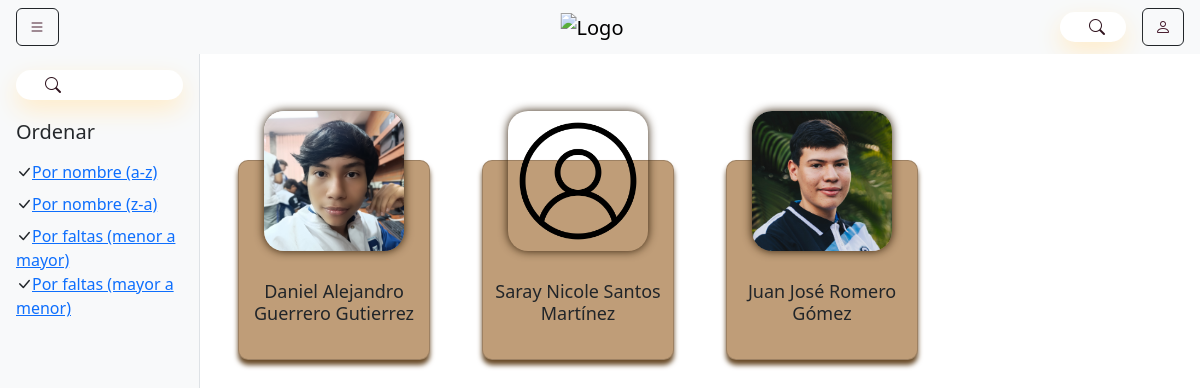
Page /estudiantes/29 (signed in) on the committed database.
### Modulos/Observador/models.py (models this page shows, shortened)
class Estudiante(models.Model):
    idEstudiante = models.AutoField(primary_key=True)
    tiposDocumentos = [
        ('T.I.', 'Tarjeta de Identidad'),
        ('C.C.', 'Cedula de Ciudadanía'),
        ('C.E.', 'Cedula de Extranjería')
    ]
    tipoDocumento = models.CharField(
        max_length=4, choices=tiposDocumentos, default='T.I.')
    documento = models.CharField(max_length=10, default=0)
    nombre = models.CharField(max_length=100)
    apellido = models.CharField(max_length=100)
    fechaNacimiento = models.DateField(null=True)
    correo = models.EmailField(max_length=100)
    contrasena = models.CharField(max_length=100)
    faltasTipo1 = models.IntegerField(default=0)
    faltasTipo2 = models.IntegerField(default=0)
    faltasTipo3 = models.IntegerField(default=0)
    totalFaltas = models.IntegerField(default=0)
    idColegio = models.ForeignKey(
        Colegio, on_delete=models.CASCADE, related_name="estudiantes", default=1)
    idGrado = models.ForeignKey(
        Grado, on_delete=models.CASCADE, null=True, blank=True)
    imagen_perfil = models.ImageField(
        upload_to='perfiles/', blank=True, null=True)
    class Meta:
        verbose_name = 'Estudiante'

### Modulos/Usuarios/views.py (the view)
# urls.py: path('estudiantes/<idGrado>', estudiantes, name="estudiantes"),
def estudiantes(request, idGrado):
    if not request.session.get('isLogged', False):
        return redirect('login')
    userType = request.session.get('userType', False)
    documentoIniciado = request.session.get('documento', False)
    if (userType == 'estudiante' or userType == 'acudiente'):
        return redirect('observador', documento=documentoIniciado)
    grado = get_object_or_404(Grado, idGrado=idGrado)
    estudiantes = Estudiante.objects.filter(idGrado=grado)
    query = request.GET.get('search', '')
    if query:
        estudiantes = estudiantes.filter(nombre__icontains=query)
    order_by = request.GET.get('order_by', '-totalFaltas')
    estudiantes = estudiantes.order_by(order_by)
    context = {
        'grado': grado,
        'estudiantes': estudiantes,
        'search_query': query,  # Pasar la consulta de búsqueda al contexto
        'order_by': order_by,   # Pasar el criterio de ordenamiento al contexto
    }
    return render(request, 'observador/estudiantes.html', context)

### Modulos/Usuarios/context_processors.py (called while the page is built)
def session_variables(request):
    return {
        'isLogged': request.session.get('isLogged', None),
        'userId': request.session.get('userId', None),
        'userType': request.session.get('userType', None),
        'userNombre': request.session.get('userNombre', None)
    }

### Modulos/Usuarios/templates/observador/estudiantes.html (shortened to what this page needs)
{% extends 'navSideBar.html' %}
{% block content %}
{% load static %}
<link rel="stylesheet" href="{% static 'css/stylesCarpetas.css' %}">
<div class="container-fluid pt-5 mt-4">
    <div class="row">
        <div class="col-md-2 bg-light p-3 border-end filtrar" id="sidebar" style="height: 100%;">
            <div class="box transition-box" style="margin-bottom: 20px;">
                <form action="{% url 'buscarEstudiantes' %}" method="get" style="display: flex; align-items: center;">
                    <input type="text" name="search" placeholder="Buscar..." required>
                    <button type="submit" style="background: none; border: none; cursor: pointer; color: #2f131e; padding: 0 0 0 5px;">
                        <i class="bi bi-search"></i>
                    </button>
                </form>
            </div>
            <h5 class="mb-3">Ordenar</h5>
            <ul class="list-unstyled">
                <li class="mb-2">
                    <i class="bi bi-check-lg"></i><a href="?order_by=nombre"
                        class="{% if order_by == 'nombre' %}active{% endif %}">Por nombre
                        (a-z)</a>
                </li>
                <li class="mb-2">
                    <i class="bi bi-check-lg"></i><a href="?order_by=-nombre"
                        class="{% if order_by == '-nombre' %}active{% endif %}">Por nombre
                        (z-a)</a>
                </li>
                <li>
                    <i class="bi bi-check-lg"></i><a href="?order_by=totalFaltas"
                        class="{% if order_by == 'total_faltas' %}active{% endif %}">Por
                        faltas (menor
                        a mayor)</a>
                </li>
                <li>
                    <i class="bi bi-check-lg"></i><a href="?order_by=-totalFaltas"
                        class="{% if order_by == '-total_faltas' %}active{% endif %}">Por
                        faltas
                        (mayor a menor)</a>
                </li>
            </ul>
        </div>
        <div class="col-2"></div>
        <div class="col-10">
            <div class="row justify-content-center">
                <div class="row">
                {% if estudiantes %}
                {% for estudiante in estudiantes %}
                <div class="col-xl-3 col-lg-4 col-md-6 col-sm-12 d-flex justify-content-center mb-4">
                    <div class="card">
                        <div class="img-box">
                            {% if estudiante.imagen_perfil %}
                            <img src="{{ estudiante.imagen_perfil.url }}"
                                alt="Foto de perfil de {{ estudiante.nombre }}" class="img-perfil" height="250px"
                                style="border-radius: 10%;">
                            {% else %}
                            <img src="{% static 'img/default-profile.png' %}" alt="Imagen por defecto"
                                class="img-perfil" height="250px">
                            {% endif %}
                        </div>
                        <div class="content">
                            <div class="info">
                                <h2>{{ estudiante.nombre }} {{ estudiante.apellido }}</h2>
                            </div>
                        </div>
                    </div>
                </div>
                {% endfor %}
                {% endif %}
            </div>
        </div>
    </div>
</div>
</div>
{% endblock %}

### observadorVirtual/static/css/stylesHome.css (style rules this page uses)
body { padding-top: 56px; }
.box { height: 30px; display: flex; cursor: pointer; padding: 10px 20px; background: #ffffff; border-radius: 30px; align-items: center; box-shadow: 0 10px 25px #ffecc9; transition: all 0.8s ease; position: relative; }
.box input { width: 0; outline: none; border: none; font-weight: 500; transition: 0.8s; background: transparent; }

### observadorVirtual/static/css/stylesCarpetas.css (style rules this page uses)
.box { height: 30px; display: flex; cursor: pointer; padding: 10px 20px; background: #ffffff; border-radius: 30px; align-items: center; box-shadow: 0 10px 25px #ffecc9; transition: all 0.8s ease; position: relative; }
.box input { width: 0; outline: none; border: none; font-weight: 500; transition: 0.8s; background: transparent; }
.card { width: 200px; height: 200px; background-color: #bf9d78; position: relative; border-radius: 10px; box-shadow: 0 5px 5px #694b28; transition: all .4s; margin: 2rem 0.9rem; }
.img-box { width: 140px; height: 140px; position: absolute; top: -50px; left: 50%; transform: translateX(-50%); border-radius: 20px; box-shadow: 0 0 10px #311e09; overflow: hidden; transition: .4s; }
.img-box img { width: 100%; height: 100%; object-fit: cover; }
.content { width: 100%; height: 100%; display: flex; justify-content: center; align-items: flex-end; overflow: hidden; }
.info { width: 100%; text-align: center; padding: 9px; transition: .4s; transform: translateY(90px); display: flex; flex-direction: column; align-items: center; justify-content: space-between; gap: 0.5rem; }
.info h2 { font-size: 18px; margin: 0; padding-top: 5px; }
button { outline: none; border: none; padding: 0.5rem 1.5rem; color: #bf9d78; background-color: #573a1b; font-size: 16px; font-weight: 600; letter-spacing: 1px; border-radius: 10px; }
.filtrar { position: fixed; top: 54px; left: 0; width: 200px; height: calc(100vh - 56px); background-color: #f8f9fa; overflow-y: auto; z-index: 1000; }

### rows in the picture
Estudiante: imagen_perfil (picture), nombre "Daniel Alejandro", apellido "Guerrero Gutierrez"
Estudiante: nombre "Saray Nicole", apellido "Santos Martínez"
Estudiante: imagen_perfil (picture), nombre "Juan José", apellido "Romero Gómez"
